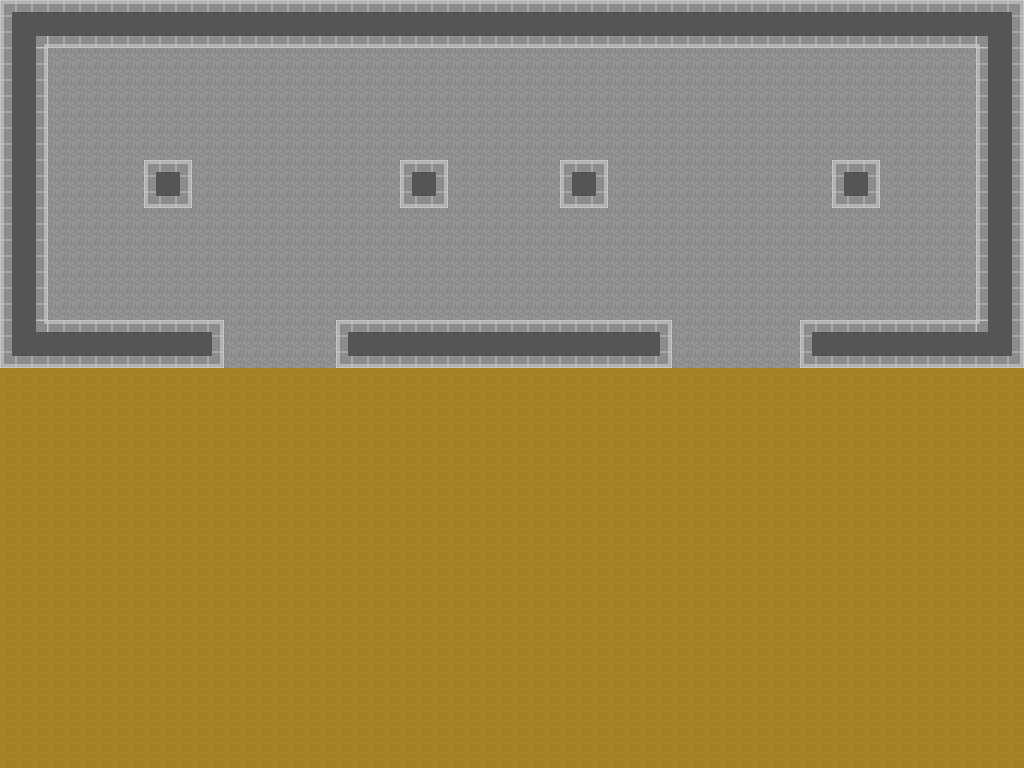

This is a level from a 2D game, rendered from its Tiled map with the project's own tilesets. A one-line summary and the map file follow, with tile-layer data summarised:
An orthogonal 64x48 tile map with 16x16 px tiles, 1 tile layer (Tile Layer 1) and 10 objects.

<map version="1.0" tiledversion="1.1.5" orientation="orthogonal" renderorder="right-down" width="64" height="48" tilewidth="16" tileheight="16" infinite="0" nextobjectid="18">
 <tileset firstgid="1" source="NoTerrainTileset.tsx" />
 <layer name="Tile Layer 1" width="64" height="48">
  <data>[3072 cells, 3072 non-empty, 15 distinct tile ids]</data>
 </layer>
 <objectgroup name="Walls">
  <object id="8" x="1" y="1" width="46" height="367" />
  <object id="9" x="0" y="323" width="221" height="44" />
  <object id="10" x="336.667" y="321" width="334.667" height="46.6667" />
  <object id="11" x="800.333" y="320.333" width="223.333" height="47" />
  <object id="12" x="976.667" y="0" width="47.3333" height="325.333" />
  <object id="13" x="43.3333" y="-0.666667" width="932.667" height="47.3333" />
  <object id="14" x="144" y="160.667" width="46.6667" height="45.3333" />
  <object id="15" x="400" y="160" width="46.6667" height="47.3333" />
  <object id="16" x="560.667" y="161.333" width="45.3333" height="45.3333" />
  <object id="17" x="832.667" y="160" width="47.3333" height="47.3333" />
 </objectgroup>
</map>